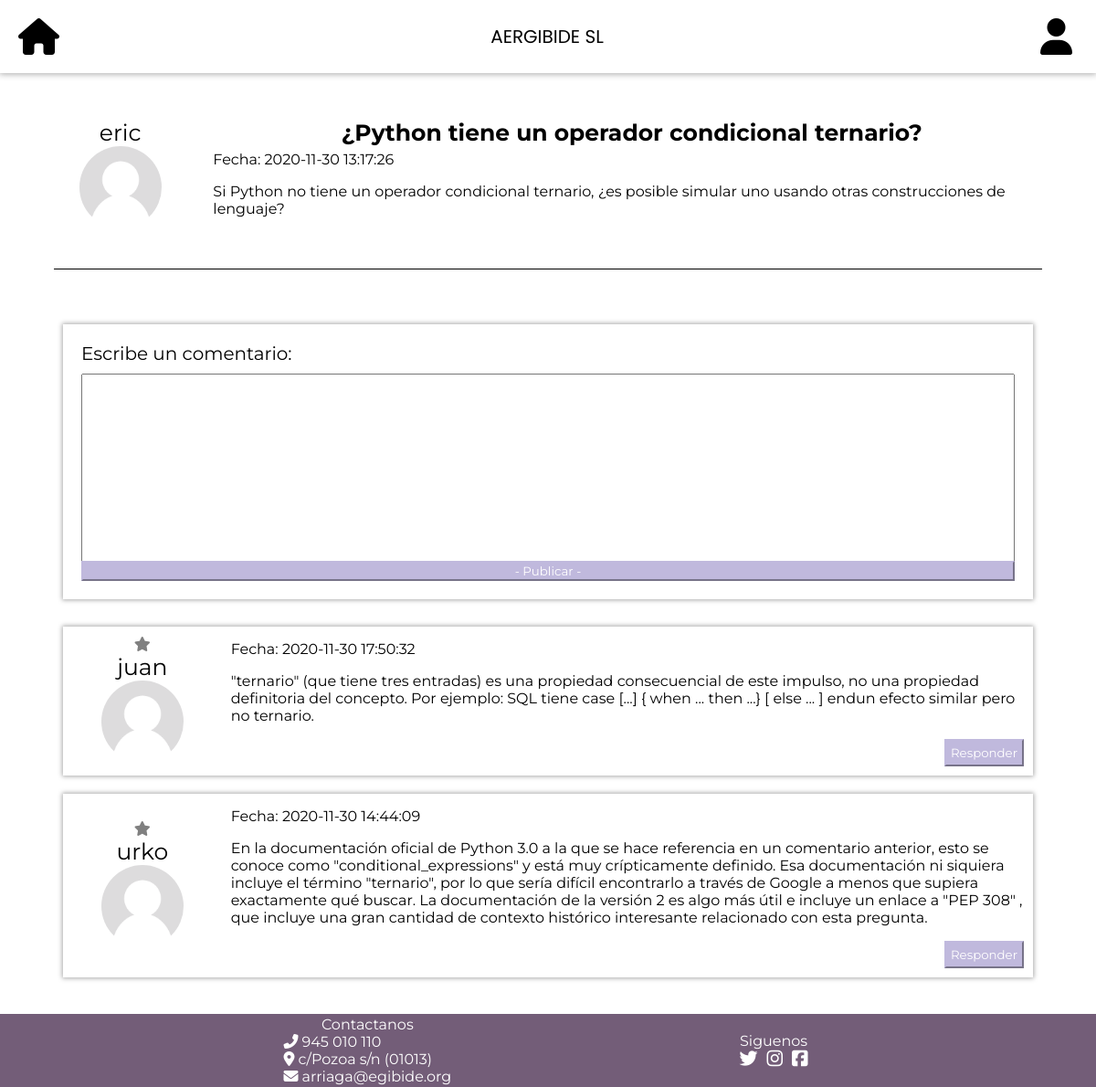
/php/pregunta.php?pregunta=9, run on the app's committed database.
### tables this page shows
CREATE TABLE `Usuarios` (
  `id` int(11) NOT NULL,
  `tipousuarios` int(1) DEFAULT NULL,
  `nickname` varchar(30) NOT NULL,
  `password` varchar(300) NOT NULL,
  `nombre` varchar(30) NOT NULL,
  `apellido1` varchar(40) NOT NULL,
  `apellido2` varchar(40) DEFAULT NULL,
  `email` varchar(64) DEFAULT NULL,
  `descripcion` varchar(500) DEFAULT NULL,
  `edad` int(2) DEFAULT NULL,
  `imagen` varchar(100) DEFAULT NULL
);

CREATE TABLE `Preguntas` (
  `id` int(11) NOT NULL,
  `titulo` varchar(100) NOT NULL,
  `descripcion` varchar(5000) NOT NULL,
  `fecha` datetime NOT NULL,
  `tema` varchar(20) DEFAULT NULL,
  `usuarioid` int(11) NOT NULL
);

### php/pregunta.php (called while the page is built, shortened)
<?php
require_once '../php/llamadasBD.php';
$respuestas = leerRespuestas();
$respuestasConUsuarios = array();
$preguntaBD = leerPreguntaConcreta($_GET["pregunta"]);
$pregunta = $preguntaBD->fetch();
$usuarioBD = leerUsuarioConcreto($pregunta["usuarioid"]);
$usuario = $usuarioBD->fetch();
while ($respuestaBD = $respuestas->fetch()){
    $nickname = "";
    $urlImg = "";
    $usuarios = leerUsuarios();
    while ($u = $usuarios->fetch()){
        if ($respuestaBD["usuarioid"] == $u["id"]){
            $nickname = $u["nickname"];
            $urlImg = $u["imagen"];
        }
    }
    if($respuestaBD["preguntaid"] == $_GET["pregunta"]){
        array_push($respuestasConUsuarios, [
            "id" => $respuestaBD["id"],
            "comentario" => $respuestaBD["comentario"],
            "fecha" => $respuestaBD["fecha"],
            "nickname" => $nickname,
            "urlImg" => $urlImg
        ]);
    }
}
require "../html/pregunta.view.php";

### php/llamadasBD.php (called while the page is built, shortened)
<?php
function iniciarConexion(){
    $dbname = "db_reto2";
    $host = "localhost";
    $user = "admin";
    $pass = "12345";
    try{
       $dbh = new PDO("mysql:host=$host;dbname=$dbname",$user,$pass);
       return $dbh;
    }catch (PDOException $e){
        echo $e->getMessage();
        return null;
    }
}
function leerUsuarios()
{
    $dbh = iniciarConexion();
    $stmt = $dbh->prepare("SELECT * FROM Usuarios");
    $stmt->execute();
    $stmt->setFetchMode(PDO::FETCH_ASSOC);
    return $stmt;
}
function leerPreguntaConcreta($id){
    $dbh = iniciarConexion();
    $stmt = $dbh->prepare("SELECT * FROM Preguntas WHERE ID = $id");
    $stmt->execute();
    $stmt->setFetchMode(PDO::FETCH_ASSOC);
    return $stmt;
}
function leerUsuarioConcreto($id){
    $dbh = iniciarConexion();
    $stmt = $dbh->prepare("SELECT * FROM Usuarios WHERE ID = $id");
    $stmt->execute();
    $stmt->setFetchMode(PDO::FETCH_ASSOC);
    return $stmt;
}

### html/pregunta.view.php (the view, shortened to what this page needs)
<?php include 'header.view.php';?>
<head>
    <link rel="stylesheet" href="../html/css/pregunta.css">
</head>
<body>
    <div id="divGeneralPregunta">
        <div id="divSuperior">
            <div id="divDatosUsuarioPregunta">
                <label id="nickUsuarioPregunta"><?php echo $usuario["nickname"];?></label>
                <a href="../php/perfil.php?nickname=<?php echo $usuario["nickname"]?>">
                    <img id="imgPerfilPregunta" src="<?php echo $usuario["imagen"];?>">
                </a>
            </div>
            <div id="divDatosPregunta">
                <label id="tituloPregunta"><?php echo $pregunta["titulo"];?></label>
                <label id="detallesPregunta"> Fecha: <?php echo $pregunta["fecha"];?></label>
                <p id="descripcionPregunta"><?php echo $pregunta["descripcion"];?></p>
            </div>
        </div>
        <div id="divInferior">
            <div id="divEscribir">
                <label id="lbTuRespuesta">Escribe un comentario:</label>
                <textarea id="textAreaTuRepuesta"></textarea>
                <input id="btEnviarRespuesta" type="button" value="- Publicar -">
            </div>
            <div id="divRespuestas">
                <?php foreach ($respuestasConUsuarios as $respuesta) { ?>
                <div class="divRespuesta">
                    <div class="divDatosUsuarioRespuesta">
                        <div class="iconFavoritos">
                            <i class="fas fa-star" id="<?=$respuesta["id"]?>"></i>
                        </div>
                        <label class="nickUsuarioRespuesta"><?php echo $respuesta["nickname"]; ?></label>
                        <a href="../php/perfil.php?nickname=<?php echo $respuesta["nickname"]?>"><img class="imgPerfilRespuesta" src="<?php echo $respuesta["urlImg"];?>"></a>
                    </div>
                    <div class="divDatosRespuesta">
                        <label class="detallesRespuesta">Fecha: <?php echo $respuesta["fecha"]; ?></label>
                        <p class="descripcionRespuesta"><?php echo $respuesta["comentario"]; ?></p>
                        <button class="botonResponder">Responder</button>
                    </div>
                </div>
                <?php } ?>
            </div>
        </div>
    </div>
</body>
<?php include "footer.view.php"?>

### html/css/header.css (style rules this page uses)
body { margin: 0px; height: 100vh; font-family: 'Montserrat', sans-serif; }
select option,button,input { font-family: 'Montserrat', sans-serif; }

### html/css/pregunta.css (style rules this page uses)
#divGeneralPregunta { display: flex; flex-direction: column; background-color: white; margin: 10px; }
textarea { font-family: 'Montserrat', sans-serif; }
#divSuperior { display: flex; margin: 30px; }
#divDatosUsuarioPregunta { display: flex; flex-direction: column; align-items: center; justify-content: center; flex: 1; }
#nickUsuarioPregunta { font-size: 25px; }
#imgPerfilPregunta { height: 90px; width: auto; border-radius: 100%; }
#divDatosPregunta { display: flex; flex-direction: column; align-items: center; padding: 10px; flex: 5; }
#tituloPregunta { font-size: 25px; font-weight: bold; }
#detallesPregunta { align-self: flex-start; margin-top: 5px; }
#divInferior { border-top: black 1px solid; display: flex; flex-direction: column; padding: 10px; align-self: center; width: 90%; }
#divEscribir { display: flex; flex-direction: column; margin-top: 50px; margin-bottom: 30px; padding: 20px; box-shadow: 0 0 5px 1px #00000057; }
#lbTuRespuesta { font-size: 20px; }
#textAreaTuRepuesta { margin-top: 10px; min-height: 200px; font-size: 15px; resize: none; }
#btEnviarRespuesta { align-self: center; width: 100%; margin-top: -1px; background-color: #c0b9dd; color: white; border-color: #c0b9dd; }
#divRespuestas { display: flex; flex-direction: column; align-items: center; }
.iconFavoritos { color: grey; cursor: pointer; }
.divRespuesta { display: flex; flex-direction: row; margin-bottom: 20px; box-shadow: 0 0 5px 1px #00000057; width: 100%; }
.divDatosUsuarioRespuesta { display: flex; flex-direction: column; align-items: center; justify-content: center; flex: 1; }
.nickUsuarioRespuesta { font-size: 25px; }
.imgPerfilRespuesta { height: 90px; width: auto; border-radius: 100%; }
.divDatosRespuesta { display: flex; flex-direction: column; padding: 10px; flex: 5; }
.detallesRespuesta { align-self: flex-start; margin-top: 5px; }
.botonResponder { align-self: flex-end; padding: 5px; background-color: #c0b9dd; color: white; border-color: #c0b9dd; }

### data on the page
usuarios: nickname "eric", imagen (placeholder picture)
preguntas: titulo "¿Python tiene un operador condicional ternario?", fecha "2020-11-30 13:17:26", descripcion "Si Python no tiene un operador condicional ternario, ¿es posible simular uno usando otras construcciones de lenguaje?"
usuarios: nickname "juan", imagen (placeholder picture), fecha "2020-11-30 17:50:32", comentario "\"ternario\" (que tiene tres entradas) es una propiedad consecuencial de este impulso, no una propiedad definitoria del concepto. Por ejemplo: SQL tiene case [...] { when ... then ...} [ else ... ] endun efecto similar pero no ternario."
usuarios: nickname "urko", imagen (placeholder picture), fecha "2020-11-30 14:44:09", comentario "En la documentación oficial de Python 3.0 a la que se hace referencia en un comentario anterior, esto se conoce como \"conditional_expressions\" y está muy crípticamente definido. Esa documentación ni siquiera incluye el término \"ternario\", por lo que sería difícil encontrarlo a través de Google a menos que supiera exactamente qué buscar. La documentación de la versión 2 es algo más útil e incluye un enlace a \"PEP 308\" , que incluye una gran cantidad de contexto histórico interesante relacionado con esta pregunta."
